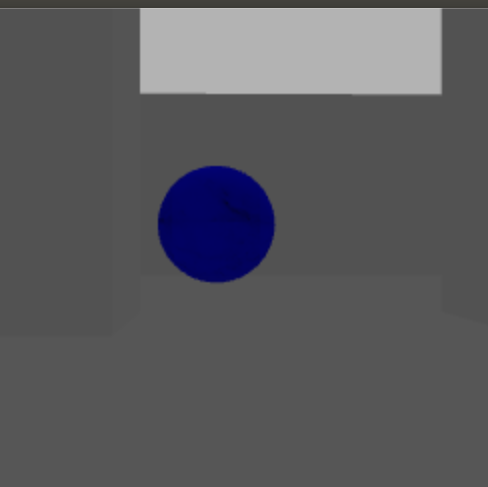
//> input picture circle_detection/sample.png, 488 x 487 px
$ ./main ../circle_detection/sample.png   (built with g++ and OpenCV 4)
//> lines starting //> are read from the running program, lines starting //| are printed output that depends on the picture; after the words box and inside, x2 and y2 are one past the last pixel; in counts of white or black regions, pixels touching at a corner belong together
#include "opencv2/imgcodecs.hpp"
#include "opencv2/highgui.hpp"
#include "opencv2/imgproc.hpp"
#include "opencv2/ximgproc.hpp"

#include <iostream>
#include <algorithm>
using namespace cv;
using namespace std;
using namespace cv::ximgproc;

int main(int argc, char** argv)
{
    // Declare the output variables
    Mat dst, cdst, cdstP;
    const char* default_file = "../wall_detection/floor_plan.png";
//    const char* default_file = "../wall_detection/big_floor_plan.png";
    const char* filename = argc >=2 ? argv[1] : default_file;
    // Loads an image
    Mat src = imread( filename, IMREAD_GRAYSCALE );
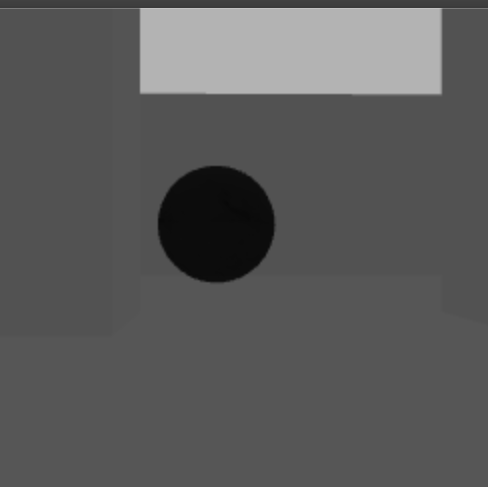
//> src: 487 rows x 488 cols, CV_8UC1; min 8, max 194, mean 90.8
    // Check if image is loaded fine
    if(src.empty()){
        printf(" Error opening image\n");
        printf(" Program Arguments: [image_name -- default %s] \n", default_file);
        return -1;
    }
    // Edge detection
    Canny(src, dst, 50, 200, 3);
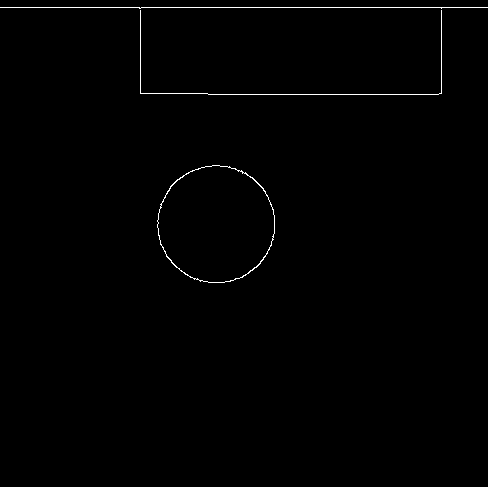
//> dst: 487 rows x 488 cols, CV_8UC1; 0.58% white in thin lines or dots, all inside (x1, y1, x2, y2) = (0, 7, 488, 283)
    // Copy edges to the images that will display the results in BGR
    cvtColor(dst, cdst, COLOR_GRAY2BGR);
    cdstP = src.clone();

    // Standard Hough Line Transform
    vector<Vec2f> lines; // will hold the results of the detection
    HoughLines(dst, lines, 1, CV_PI/180, 60, 0, 0); // runs the actual detection
//> lines = 5 lines (rho, theta): [7, 1.57], [94, 1.57], [90, 1.59], [441, 0], [140, 0]
    // Draw the lines
    for( size_t i = 0; i < lines.size(); i++ )
    {
        float rho = lines[i][0], theta = lines[i][1];
        Point pt1, pt2;
        double a = cos(theta), b = sin(theta);
        double x0 = a*rho, y0 = b*rho;
        pt1.x = cvRound(x0 + 1000*(-b));
        pt1.y = cvRound(y0 + 1000*(a));
        pt2.x = cvRound(x0 - 1000*(-b));
        pt2.y = cvRound(y0 - 1000*(a));
        line( cdst, pt1, pt2, Scalar(0,0,255), 3, CV_AA);
    }
//> this loop made 5 passes
//> (rho, theta, a, b, x0, y0) on passes 1 to 5: (7, 1.57, -4.37e-08, 1, -3.06e-07, 7), (94, 1.57, -4.37e-08, 1, -4.11e-06, 94), (90, 1.59, -0.0175, 1, -1.57, 89.99), (441, 0, 1, 0, 441, 0), (140, 0, 1, 0, 140, 0)
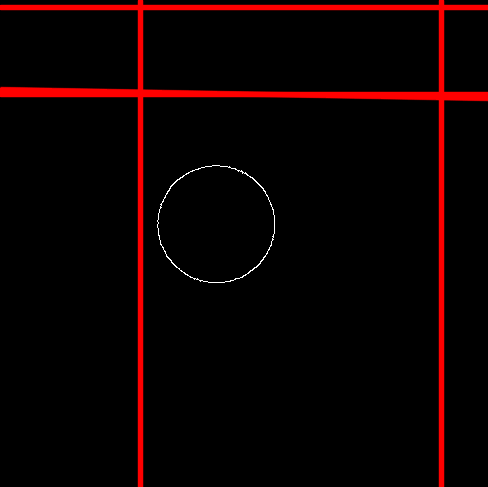
//> cdst: 487 rows x 488 cols, CV_8UC3; mean B, G, R 0.5, 0.5, 12.9

    // Probabilistic Line Transform
    vector<Vec4i> linesP; // will hold the results of the detection

    /*  HoughLinesP
     *      dst = output
     *      lines = vector for storing the parameters of the detected lines
     *      rho = resolution of r (in pixels)
     *      theta = resolution of theta in radians
     *      threshold = the minimum number of intersections to detect a line
     *      minLinLength = the minimum number of points that can form a line
     *      maxLinGap = the maximum gap between two points */
    bitwise_not(src,src);
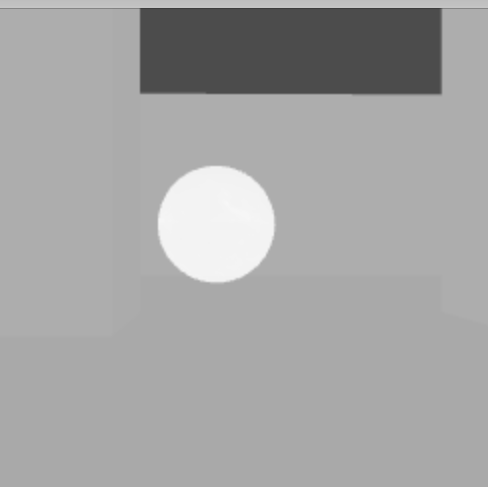
//> src: 487 rows x 488 cols, CV_8UC1; min 61, max 247, mean 164.2
    HoughLinesP(src, linesP, 1, CV_PI/180, 0, 0, 2 ); // runs the actual detection
//> linesP = 488 lines (x1, y1, x2, y2), first 8: [381, 486, 381, 0], [316, 486, 316, 0], [190, 486, 190, 0], [84, 486, 84, 0], [267, 486, 267, 0], [20, 486, 20, 0], [119, 486, 119, 0], [104, 486, 104, 0]

    // Draw the lines
    Mat test1(Size(src.cols,src.rows),CV_64FC1);

    for( size_t i = 0; i < linesP.size(); i++ )
    {
        Vec4i l = linesP[i];

        line( test1, Point(l[0], l[1]), Point(l[2], l[3]), 255, 1, LINE_AA);
    }
//> this loop made 488 passes
//> test1: 487 rows x 488 cols, CV_64FC1; every value is 255
    // Create LSD detector
    Ptr<LineSegmentDetector> lsd = createLineSegmentDetector();
    vector<Vec4f> lines_lsd;

    // Create FLD detector
    // Param               Default value   Description
    // length_threshold    10            - Segments shorter than this will be discarded
    // distance_threshold  1.41421356    - A point placed from a hypothesis line
    //                                     segment farther than this will be
    //                                     regarded as an outlier
    // canny_th1           50            - First threshold for
    //                                     hysteresis procedure in Canny()
    // canny_th2           50            - Second threshold for
    //                                     hysteresis procedure in Canny()
    // canny_aperture_size 3             - Aperturesize for the sobel
    //                                     operator in Canny()
    // do_merge            false         - If true, incremental merging of segments
    //                                     will be perfomred
    int length_threshold = 10;
    float distance_threshold = 1.41421356f;
    double canny_th1 = 50.0;
    double canny_th2 = 50.0;
    int canny_aperture_size = 3;
    bool do_merge = false;
    Ptr<FastLineDetector> fld = createFastLineDetector(length_threshold,
            distance_threshold, canny_th1, canny_th2, canny_aperture_size,
            do_merge);
    vector<Vec4f> lines_fld;

    // Because of some CPU's power strategy, it seems that the first running of
    // an algorithm takes much longer. So here we run both of the algorithmes 10
    // times to see each algorithm's processing time with sufficiently warmed-up
    // CPU performance.
    /*
    for(int run_count = 0; run_count < 10; run_count++) {
        lines_lsd.clear();
        int64 start_lsd = getTickCount();
        lsd->detect(src, lines_lsd);
        // Detect the lines with LSD
        double freq = getTickFrequency();
        double duration_ms_lsd = double(getTickCount() - start_lsd) * 1000 / freq;
        std::cout << "Elapsed time for LSD: " << duration_ms_lsd << " ms." << std::endl;
        lines_fld.clear();
        int64 start = getTickCount();
        // Detect the lines with FLD
        fld->detect(src, lines_fld);
        double duration_ms = double(getTickCount() - start) * 1000 / freq;
        std::cout << "Ealpsed time for FLD " << duration_ms << " ms." << std::endl;
    }
    */
    // Show results
    imshow("Source", cdst);
    //imshow("Detected Lines (in red) - Standard Hough Line Transform", cdst);
    Size size(100,100);//the dst image size,e.g.100x100
    Mat temppic;
    resize(cdstP,temppic,size);//resize image

    imshow("Detected Lines (in red) - Probabilistic Line Transform", test1);

    // Show found lines with LSD
    Mat line_image_lsd(src);
    lsd->drawSegments(line_image_lsd, lines_lsd);
    //imshow("LSD result", line_image_lsd);
    // Show found lines with FLD
    Mat line_image_fld(src);
    fld->drawSegments(line_image_fld, lines_fld);
    //imshow("FLD result", line_image_fld);

    struct myclass {
        bool operator() (cv::Vec4i ystart, cv::Vec4i yend) { return (ystart[0] < yend[2]) ;}
    } myobject;
    Mat square(Size(src.cols,src.rows),CV_64FC1);;
    vector<Vec4i> horisontal;

    for(int i = 0; i < linesP.size(); i++)
    {
        Vec4i l = linesP[i];
        if(l[0] != l[2] || l[1] != l[3])
        {
            horisontal.push_back(l);
        }
    }
//> after the loop, horisontal = 488 items, first 8: [381, 486, 381, 0], [316, 486, 316, 0], [190, 486, 190, 0], [84, 486, 84, 0], [267, 486, 267, 0], [20, 486, 20, 0], [119, 486, 119, 0], [104, 486, 104, 0]

    sort(horisontal.begin(), horisontal.end(), myobject);
//> horisontal = 488 items, first 8: [0, 486, 0, 0], [1, 486, 1, 0], [2, 486, 2, 0], [3, 486, 3, 0], [4, 486, 4, 0], [5, 486, 5, 0], [6, 486, 6, 0], [7, 486, 7, 0]

    for(int i = 0; i< horisontal.size(); i++)
    {
        Vec4i l = horisontal[i];

            cout << "start x: " << l[0] << " start y: " << l[1] << endl;
            cout << "end x: " << l[2] << " end y: " << l[3] << endl;


    }
//> this loop made 488 passes
//| start x: 0 start y: 486
//| end x: 0 end y: 0
//| start x: 1 start y: 486
//| end x: 1 end y: 0
//> (the first 4 of 16 printed lines)
//> (output is shown up to pass 8 of 488)
    int tempi = 0;
    Vec4i l1;
    for(int i = 0; i < horisontal.size(); i++)
    {
        Vec4i l = linesP[i];

            l1 = linesP[++tempi];

        rectangle(square, Point(l[0],l[1]), Point(l1[2],l1[3]), 255, 1, 8, 0);
    }
//> this loop made 488 passes
//> (l, l1) on passes 1 to 3: ([381, 486, 381, 0], [316, 486, 316, 0]), ([316, 486, 316, 0], [190, 486, 190, 0]), ([190, 486, 190, 0], [84, 486, 84, 0])
//> after the loop, tempi = 488
    imshow("Tegnede firkanter", square);
    sort(linesP.begin(), linesP.end(), myobject);
//> linesP has the same summary as horisontal
    // [21 lines of commented-out code are left out]
    waitKey();
    return 0;
}
